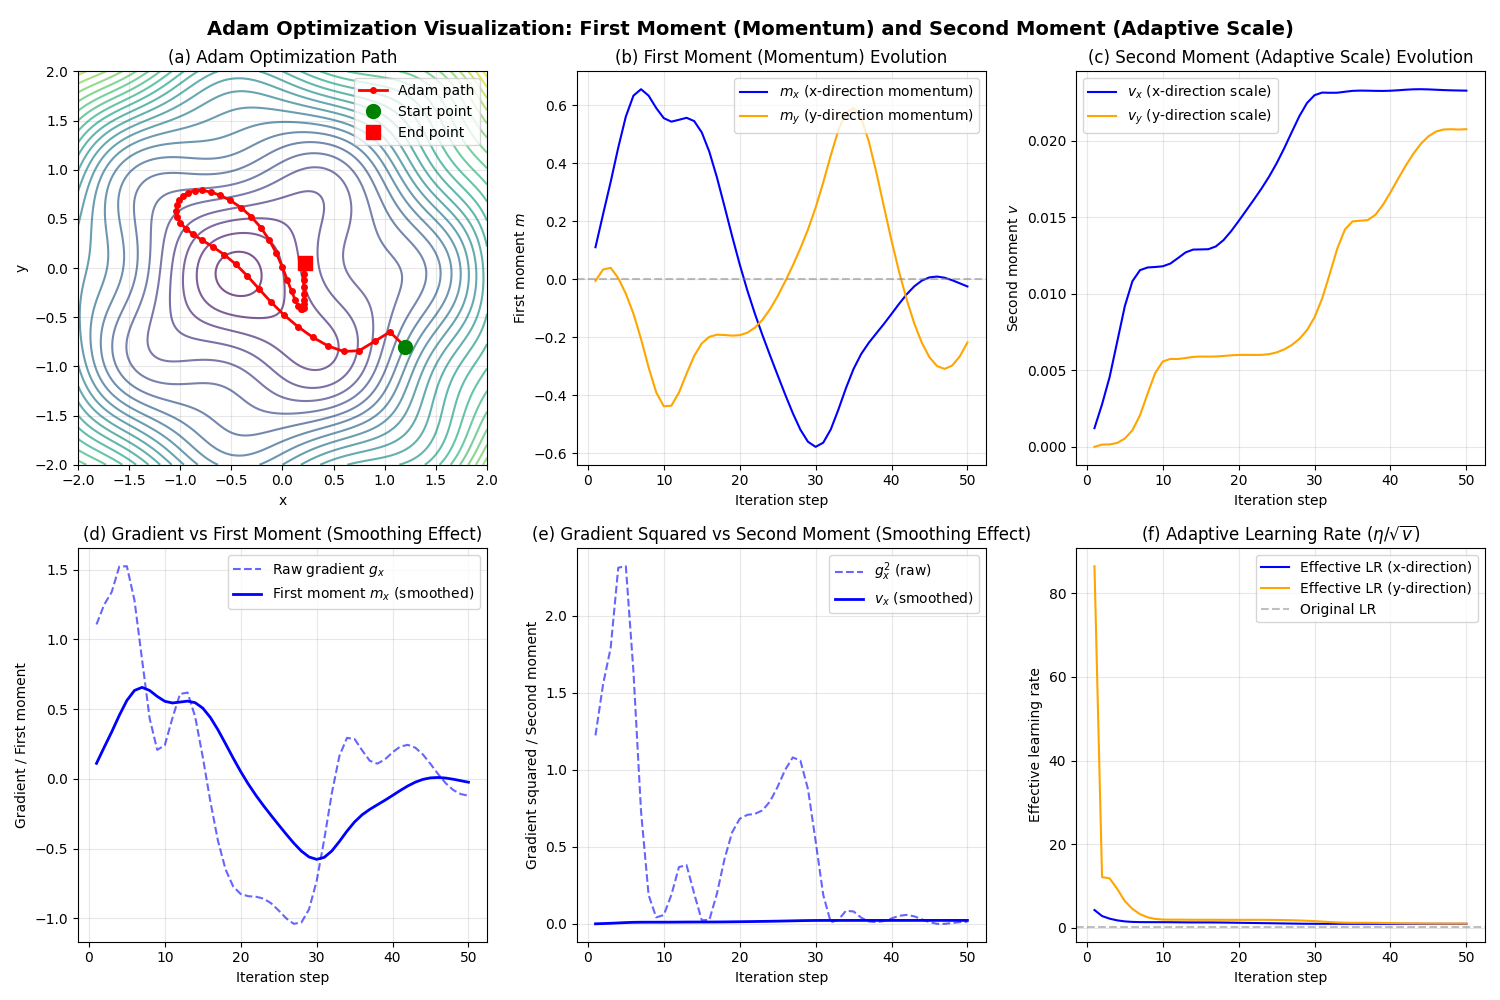

Write Python code to recreate this figure.
import numpy as np
import matplotlib.pyplot as plt
from matplotlib.animation import FuncAnimation

# ============ Define the objective function ============
def f(x, y):
    """Complex terrain: a function with local minima"""
    return 0.5 * (x**2 + y**2) + 0.3 * np.sin(3*x) * np.cos(3*y) + 0.2 * (x + y)

def grad_f(x, y):
    """Gradient (analytical solution)"""
    dx = x - 0.9 * np.sin(3*x) * np.cos(3*y) + 0.2
    dy = y + 0.9 * np.cos(3*x) * np.sin(3*y) + 0.2
    return np.array([dx, dy])

# ============ Adam Optimizer ============
class Adam:
    def __init__(self, lr=0.1, beta1=0.9, beta2=0.999, eps=1e-8):
        self.lr = lr
        self.beta1 = beta1
        self.beta2 = beta2
        self.eps = eps
        self.m = None      # First moment
        self.v = None      # Second moment
        self.t = 0         # Time step
    
    def step(self, theta, g):
        """Perform one Adam update step"""
        self.t += 1
        if self.m is None:
            self.m = np.zeros_like(g)
            self.v = np.zeros_like(g)
        
        # Update first moment (momentum)
        self.m = self.beta1 * self.m + (1 - self.beta1) * g
        # Update second moment (adaptive scale)
        self.v = self.beta2 * self.v + (1 - self.beta2) * (g ** 2)
        
        # Bias correction
        m_hat = self.m / (1 - self.beta1 ** self.t)
        v_hat = self.v / (1 - self.beta2 ** self.t)
        
        # Parameter update
        theta_new = theta - self.lr * m_hat / (np.sqrt(v_hat) + self.eps)
        return theta_new

# ============ Run optimization ============
np.random.seed(42)
theta = np.array([1.2, -0.8])  # Initial position
optimizer = Adam(lr=0.15)

# Store trajectory
trajectory = [theta.copy()]
m_history = []      # First moment history
v_history = []      # Second moment history

for i in range(50):
    g = grad_f(theta[0], theta[1])
    theta = optimizer.step(theta, g)
    trajectory.append(theta.copy())
    m_history.append(optimizer.m.copy())
    v_history.append(optimizer.v.copy())

trajectory = np.array(trajectory)
m_history = np.array(m_history)
v_history = np.array(v_history)

# ============ Plotting ============
fig, axes = plt.subplots(2, 3, figsize=(15, 10))

# 1. Optimization path
x_vals = np.linspace(-2, 2, 200)
y_vals = np.linspace(-2, 2, 200)
X, Y = np.meshgrid(x_vals, y_vals)
Z = f(X, Y)

ax1 = axes[0, 0]
contour = ax1.contour(X, Y, Z, levels=30, cmap='viridis', alpha=0.7)
ax1.plot(trajectory[:, 0], trajectory[:, 1], 'r.-', linewidth=2, markersize=8, label='Adam path')
ax1.plot(trajectory[0, 0], trajectory[0, 1], 'go', markersize=10, label='Start point')
ax1.plot(trajectory[-1, 0], trajectory[-1, 1], 'rs', markersize=10, label='End point')
ax1.set_xlabel('x'); ax1.set_ylabel('y'); ax1.set_title('(a) Adam Optimization Path')
ax1.legend(); ax1.grid(alpha=0.3)

# 2. First moment (momentum) evolution
ax2 = axes[0, 1]
steps = np.arange(1, len(m_history) + 1)
ax2.plot(steps, m_history[:, 0], 'b-', label='$m_x$ (x-direction momentum)')
ax2.plot(steps, m_history[:, 1], 'orange', label='$m_y$ (y-direction momentum)')
ax2.axhline(y=0, color='gray', linestyle='--', alpha=0.5)
ax2.set_xlabel('Iteration step'); ax2.set_ylabel('First moment $m$')
ax2.set_title('(b) First Moment (Momentum) Evolution')
ax2.legend(); ax2.grid(alpha=0.3)

# 3. Second moment evolution
ax3 = axes[0, 2]
ax3.plot(steps, v_history[:, 0], 'b-', label='$v_x$ (x-direction scale)')
ax3.plot(steps, v_history[:, 1], 'orange', label='$v_y$ (y-direction scale)')
ax3.set_xlabel('Iteration step'); ax3.set_ylabel('Second moment $v$')
ax3.set_title('(c) Second Moment (Adaptive Scale) Evolution')
ax3.legend(); ax3.grid(alpha=0.3)

# 4. Gradient vs momentum comparison
ax4 = axes[1, 0]
gradients = []
for i in range(50):
    g = grad_f(trajectory[i, 0], trajectory[i, 1])
    gradients.append(g)
gradients = np.array(gradients)
ax4.plot(steps, gradients[:, 0], 'b--', alpha=0.6, label='Raw gradient $g_x$')
ax4.plot(steps, m_history[:, 0], 'b-', linewidth=2, label='First moment $m_x$ (smoothed)')
ax4.set_xlabel('Iteration step'); ax4.set_ylabel('Gradient / First moment')
ax4.set_title('(d) Gradient vs First Moment (Smoothing Effect)')
ax4.legend(); ax4.grid(alpha=0.3)

# 5. Gradient squared vs second moment comparison
ax5 = axes[1, 1]
g_sq_x = gradients[:, 0] ** 2
ax5.plot(steps, g_sq_x, 'b--', alpha=0.6, label='$g_x^2$ (raw)')
ax5.plot(steps, v_history[:, 0], 'b-', linewidth=2, label='$v_x$ (smoothed)')
ax5.set_xlabel('Iteration step'); ax5.set_ylabel('Gradient squared / Second moment')
ax5.set_title('(e) Gradient Squared vs Second Moment (Smoothing Effect)')
ax5.legend(); ax5.grid(alpha=0.3)

# 6. Adaptive learning rate
ax6 = axes[1, 2]
adaptive_lr_x = optimizer.lr / (np.sqrt(v_history[:, 0]) + optimizer.eps)
adaptive_lr_y = optimizer.lr / (np.sqrt(v_history[:, 1]) + optimizer.eps)
ax6.plot(steps, adaptive_lr_x, 'b-', label='Effective LR (x-direction)')
ax6.plot(steps, adaptive_lr_y, 'orange', label='Effective LR (y-direction)')
ax6.axhline(y=optimizer.lr, color='gray', linestyle='--', alpha=0.5, label='Original LR')
ax6.set_xlabel('Iteration step'); ax6.set_ylabel('Effective learning rate')
ax6.set_title('(f) Adaptive Learning Rate ($\\eta / \\sqrt{v}$)')
ax6.legend(); ax6.grid(alpha=0.3)

plt.suptitle('Adam Optimization Visualization: First Moment (Momentum) and Second Moment (Adaptive Scale)', fontsize=14, fontweight='bold')
plt.tight_layout()
plt.show()
